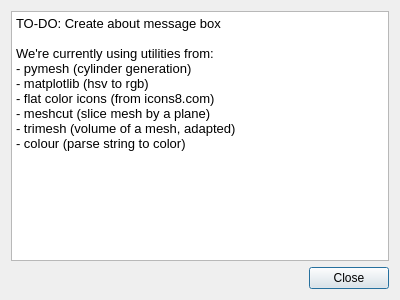
<?xml version="1.0" encoding="UTF-8"?>
<ui version="4.0">
 <class>Dialog</class>
 <widget class="QDialog" name="Dialog">
  <property name="geometry">
   <rect>
    <x>0</x>
    <y>0</y>
    <width>400</width>
    <height>300</height>
   </rect>
  </property>
  <property name="windowTitle">
   <string>About</string>
  </property>
  <layout class="QVBoxLayout" name="verticalLayout">
   <item>
    <widget class="QTextBrowser" name="textBrowser">
     <property name="html">
      <string>&lt;!DOCTYPE HTML PUBLIC &quot;-//W3C//DTD HTML 4.0//EN&quot; &quot;http://www.w3.org/TR/REC-html40/strict.dtd&quot;&gt;
&lt;html&gt;&lt;head&gt;&lt;meta name=&quot;qrichtext&quot; content=&quot;1&quot; /&gt;&lt;style type=&quot;text/css&quot;&gt;
p, li { white-space: pre-wrap; }
&lt;/style&gt;&lt;/head&gt;&lt;body style=&quot; font-family:'Noto Sans'; font-size:10pt; font-weight:400; font-style:normal;&quot;&gt;
&lt;p style=&quot; margin-top:0px; margin-bottom:0px; margin-left:0px; margin-right:0px; -qt-block-indent:0; text-indent:0px;&quot;&gt;&lt;span style=&quot; font-family:'Noto Sans';&quot;&gt;TO-DO: Create about message box&lt;/span&gt;&lt;/p&gt;
&lt;p style=&quot;-qt-paragraph-type:empty; margin-top:0px; margin-bottom:0px; margin-left:0px; margin-right:0px; -qt-block-indent:0; text-indent:0px; font-family:'Noto Sans';&quot;&gt;&lt;br /&gt;&lt;/p&gt;
&lt;p style=&quot; margin-top:0px; margin-bottom:0px; margin-left:0px; margin-right:0px; -qt-block-indent:0; text-indent:0px;&quot;&gt;&lt;span style=&quot; font-family:'Noto Sans';&quot;&gt;We're currently using utilities from:&lt;/span&gt;&lt;/p&gt;
&lt;p style=&quot; margin-top:0px; margin-bottom:0px; margin-left:0px; margin-right:0px; -qt-block-indent:0; text-indent:0px;&quot;&gt;&lt;span style=&quot; font-family:'Noto Sans';&quot;&gt;- pymesh (cylinder generation)&lt;/span&gt;&lt;/p&gt;
&lt;p style=&quot; margin-top:0px; margin-bottom:0px; margin-left:0px; margin-right:0px; -qt-block-indent:0; text-indent:0px;&quot;&gt;&lt;span style=&quot; font-family:'Noto Sans';&quot;&gt;- matplotlib (hsv to rgb)&lt;/span&gt;&lt;/p&gt;
&lt;p style=&quot; margin-top:0px; margin-bottom:0px; margin-left:0px; margin-right:0px; -qt-block-indent:0; text-indent:0px;&quot;&gt;&lt;span style=&quot; font-family:'Noto Sans';&quot;&gt;- flat color icons (from icons8.com)&lt;/span&gt;&lt;/p&gt;
&lt;p style=&quot; margin-top:0px; margin-bottom:0px; margin-left:0px; margin-right:0px; -qt-block-indent:0; text-indent:0px;&quot;&gt;&lt;span style=&quot; font-family:'Noto Sans';&quot;&gt;- meshcut (slice mesh by a plane)&lt;/span&gt;&lt;/p&gt;
&lt;p style=&quot; margin-top:0px; margin-bottom:0px; margin-left:0px; margin-right:0px; -qt-block-indent:0; text-indent:0px;&quot;&gt;&lt;span style=&quot; font-family:'Noto Sans';&quot;&gt;- trimesh (volume of a mesh, adapted)&lt;/span&gt;&lt;/p&gt;
&lt;p style=&quot; margin-top:0px; margin-bottom:0px; margin-left:0px; margin-right:0px; -qt-block-indent:0; text-indent:0px;&quot;&gt;&lt;span style=&quot; font-family:'Noto Sans';&quot;&gt;- colour (parse string to color)&lt;/span&gt;&lt;/p&gt;
&lt;p style=&quot;-qt-paragraph-type:empty; margin-top:0px; margin-bottom:0px; margin-left:0px; margin-right:0px; -qt-block-indent:0; text-indent:0px; font-family:'Noto Sans';&quot;&gt;&lt;br /&gt;&lt;/p&gt;&lt;/body&gt;&lt;/html&gt;</string>
     </property>
    </widget>
   </item>
   <item>
    <widget class="QDialogButtonBox" name="buttonBox">
     <property name="orientation">
      <enum>Qt::Horizontal</enum>
     </property>
     <property name="standardButtons">
      <set>QDialogButtonBox::Close</set>
     </property>
    </widget>
   </item>
  </layout>
 </widget>
 <resources/>
 <connections>
  <connection>
   <sender>buttonBox</sender>
   <signal>rejected()</signal>
   <receiver>Dialog</receiver>
   <slot>reject()</slot>
   <hints>
    <hint type="sourcelabel">
     <x>316</x>
     <y>260</y>
    </hint>
    <hint type="destinationlabel">
     <x>286</x>
     <y>274</y>
    </hint>
   </hints>
  </connection>
  <connection>
   <sender>buttonBox</sender>
   <signal>accepted()</signal>
   <receiver>Dialog</receiver>
   <slot>accept()</slot>
   <hints>
    <hint type="sourcelabel">
     <x>248</x>
     <y>254</y>
    </hint>
    <hint type="destinationlabel">
     <x>157</x>
     <y>274</y>
    </hint>
   </hints>
  </connection>
 </connections>
</ui>
